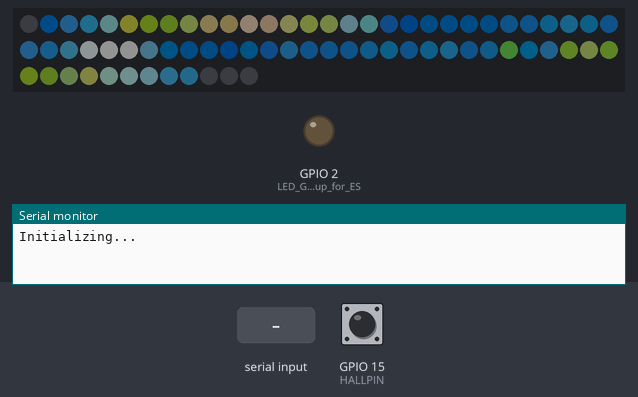
Bench run of a sketch on a simulated ESP32. Shown: 72 RGB LEDs in strip order, left to right, continuing on the next row, output pins drawn as LEDs (lit = HIGH), the last lines printed to the serial monitor. The inputs (shaded band) are chosen by the test bench; at power-on: GPIO 15 (HALLPIN) HIGH. Dim RGB values are drawn brighter than linear.

Above: at 0.95 s.
1.3 s: GPIO 15 (HALLPIN) pulled LOW for 0.15 s
At 1.49 s:
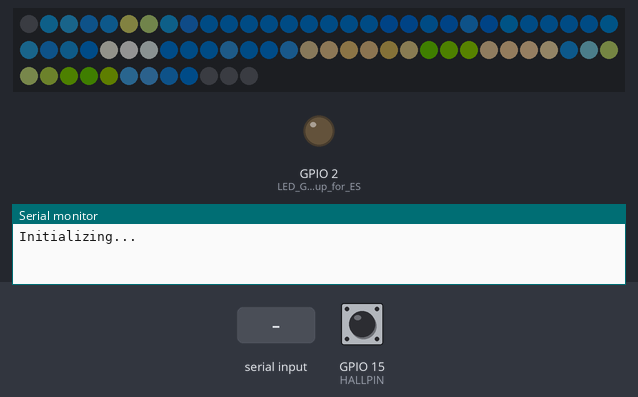
2.0 s: "soccer\n" received over Serial
3.8 s: GPIO 15 (HALLPIN) pulled LOW for 1 s
At 4.17 s:
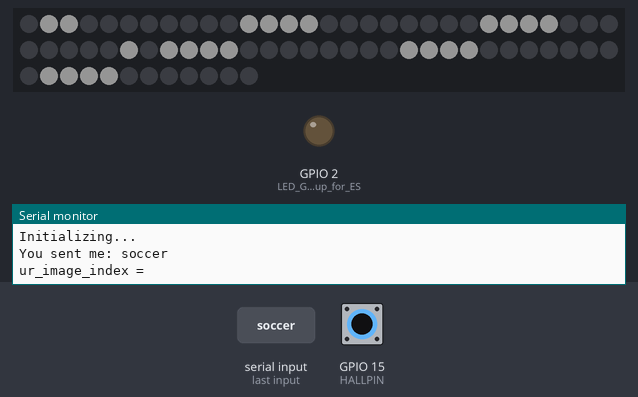
6.3 s: "earth\n" received over Serial
7.8 s: GPIO 15 (HALLPIN) pulled LOW for 0.15 s
At 7.95 s:
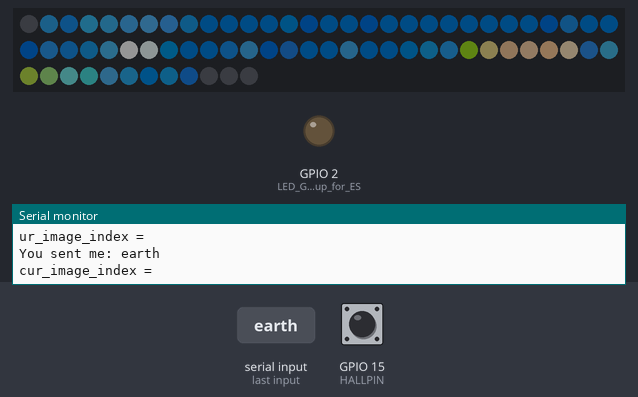
8.5 s: "tennis ball\n" received over Serial
At 8.75 s:
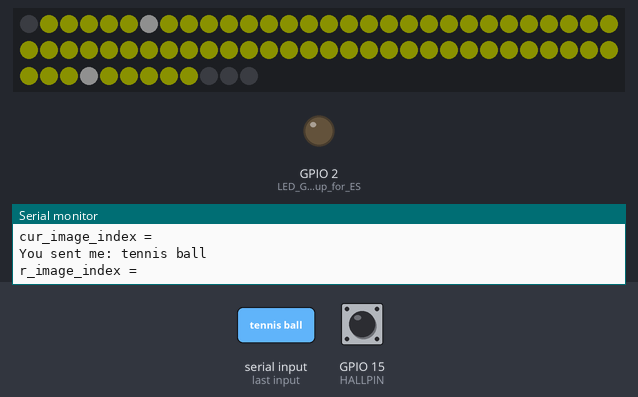
Timing chart, 0 to 11.3 s (numbered marks = the images above; inputs shaded):
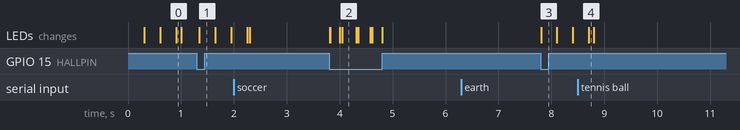

Measured:
- after the input at 1.3 s, the LEDs: change after 0.05 s (image 1)
- after the input at 3.8 s, the LEDs: first change at once (image 2 shows a later state)
- after the input at 7.8 s, the LEDs: change at once (image 3)
- after the input at 8.5 s, the LEDs: change after 0.21 s (image 4)

The sketch:

mercator.ino
```cpp
//Libraries needed
#include <Adafruit_DotStar.h>
#include <SPI.h>

// Include each of the images These are generated using genMatr.py.
#include "images/earth.h"
#include "images/soccer.h" // soccer ball
#include "images/tennisballmapping.h"
#include "images/laughing.h"
#include "images/potato.h" // pacman
#include "images/Cornell.h" // cornell logo
#include "images/Rpi.h" // rpi logo
#include "images/toy.h" // gutetama


//image struct
typedef struct _image_metadata {
  uint8_t* data;
  int columns;
  int rows;
} image_metadata;


#define MAKEIMAGE(_name, _columns, _rows) (image_metadata){ data: (uint8_t*)&_name[0], columns: _columns, rows: _rows, } //image setup

#define NUM_IMAGES 8 //total current images
image_metadata images[NUM_IMAGES] = {
  MAKEIMAGE(IMAGE_earth, IMAGE_COLUMNS_earth, IMAGE_ROWS_earth), // earth image
  MAKEIMAGE(IMAGE_soccer, IMAGE_COLUMNS_soccer, IMAGE_ROWS_soccer), // soccer image
  MAKEIMAGE(IMAGE_tennisballmapping, IMAGE_COLUMNS_tennisballmapping, IMAGE_ROWS_tennisballmapping), // tennis ball image
  MAKEIMAGE(IMAGE_laughing, IMAGE_COLUMNS_laughing, IMAGE_ROWS_laughing), // laughing emoji image
  MAKEIMAGE(IMAGE_potato, IMAGE_COLUMNS_potato, IMAGE_ROWS_potato), // Mr.Potato head image
  MAKEIMAGE(IMAGE_Cornell, IMAGE_COLUMNS_Cornell, IMAGE_ROWS_Cornell), // Cornell logo image
  MAKEIMAGE(IMAGE_Rpi, IMAGE_COLUMNS_Rpi, IMAGE_ROWS_Rpi), // Raspberry Pi logo image
  MAKEIMAGE(IMAGE_toy, IMAGE_COLUMNS_toy, IMAGE_ROWS_toy) // Alien triplets image

};

// Number of LEDs in the entire strip
#define NUMPIXELS 72
// ESP32 Data pin for the DotStar strip
#define DATAPIN    14
// Clock pin for the DotStar strip
#define CLOCKPIN   32
Adafruit_DotStar strip(NUMPIXELS, DATAPIN, CLOCKPIN, DOTSTAR_BGR);

// Input pin for the Hall effect sensor
#define HALLPIN  15


// Initial LED strip brightness value
#define BRIGHTNESS 20
// Number of columns displayed in a single revolution
#define NUM_COLUMNS 72

// Time in microsecoonds after which a failed Hall effect detection turns off the LEDs
#define IDLE_TIME 1000000 // (1 sec)
// Alpha parameter for EWMA calculation of revolution time
#define ALPHA 0.5
// If defined, only show pattern on the front LED strip (rather than on both front and back)
#define FRONT_STRIP_ONLY
// If defined, flash red when the motor is spinning too fast to display all columns in one revolution
#define WARN_IF_TOO_FAST
// Static offset for shifting pixel display in X and Y dimensions
#define X_SHIFT 0
#define Y_SHIFT 0
// Y-offset in pixels for back strip versus front strip
#define BACK_OFFSET 3
// Time in microseconds to trigger next longitudinal shift in the image
#define ROTATE_INTERVAL 10000

// Initialization of the variables needed
int started = 0;
int cur_hall = 0;
int cur_step = 0;
int cur_x_offset = 0;
uint32_t last_hall_time = 0;
uint32_t last_rotate_time = 0;
uint32_t last_clock_time = 0;
uint32_t last_button_time = 0;
uint32_t cycle_time = 0;
uint32_t per_column_time = 0;
uint32_t next_column_time = 0;

int cur_image_index; // change index value with UART
image_metadata *cur_image = &images[cur_image_index]; //current image pointer


//******************************************************************************* Helper Functions Below **************************************************************************************//


// Set all pixels to the given color.
void setAll(uint32_t color) {
  for (int i = 0; i < NUMPIXELS; i++) { //lloops through the entire LED strip length
    strip.setPixelColor(i, color); // sets color of each pixel
  }
  strip.show(); // broadcasts pixel color
}

uint32_t get_color(int x, int y) { // gets Color from the image header file
  if (x < 0 || x > cur_image->columns-1) return 0x0; // not within the dedicated columns, return no color
  if (y < 0 || y > cur_image->rows-1) return 0x0; // not within dedicated row, return no color
  int index = (y * cur_image->columns * 3) + (x * 3); // takes apart array in triplet sets representing RGB
  uint8_t* p = (uint8_t*)&cur_image->data[index]; // pointer gets pixel value according to triplet sets
  uint32_t* pv = (uint32_t*)p; // pointer to the array
  uint32_t pixel = (*pv) & 0xffffff; // pixel value from pointer
  return pixel;
}

void doPaint(uint32_t cur_time) { // paints and broadcasts LED colors
  if (cur_time < next_column_time) { //ring not spinning
    return; // exit function
  }

  int x = (cur_step - X_SHIFT + cur_x_offset) % NUM_COLUMNS; // x axis of our ring, based off of offsetted values which varies with motor
  int frontx = x; //front strip labeled
  int backx = (x + (NUM_COLUMNS/2)) % NUM_COLUMNS; // backstrip labeled and will start from the LED closest to the slip ring (LED[0])

  // Front strip.
  for (int i = 0; i < NUMPIXELS/2; i++) { //loops through half of the LED strip
    int y = (NUMPIXELS/2) - i;   // Swap y-axis of the front stip according to the array of colors from image header file
    strip.setPixelColor(i, get_color(frontx, y)); // uses library to set each pixel the color of the image array/header file
  }

  // Back strip.
  for (int i = NUMPIXELS/2; i < NUMPIXELS; i++) { //loops through half of the LED strip
    int y = i - (NUMPIXELS/2) + BACK_OFFSET; // Swap y-axis of the back strip according to the array of colors from image header file
    strip.setPixelColor(i, get_color(backx, y));
  }

  strip.show(); // displays the LED colors that are now done setting
  cur_step++; //increases current step to allow new column of pixels to be read from image file
  next_column_time = cur_time + per_column_time; // next column time updated accordingly (can be affected by motor speeds, hall effect sensor depends on motor speed)
}


//******************************************************************* SetUp and Main Loop Function Below **************************************************************************************//


void setup() {
  Serial.begin(9600); //UART baud rate, can be changed but Rpi side would need to be changed to match this value
  Serial.println("Initializing..."); // start up sequence

  pinMode(LED_BUILTIN, OUTPUT); // LED GPIO pin setup for ESP32
  pinMode(HALLPIN, INPUT_PULLUP); // hall effect sensor GPIO pin setup for ESP32

  last_hall_time = micros(); // sets time in microseconds (10^-6)
  next_column_time = micros(); // sets time in microseconds (10^-6)

  strip.begin(); // final intialization of the LED strip
  strip.show(); // shows the LED strip color(in this case always begins with LEDs all turned off, as no color was set previously
  strip.setBrightness(BRIGHTNESS); // sets brightness of the LEDs to 20
}


void loop() { // constant loop
  uint32_t cur_time = micros(); // current time in microseconds (10^-6)
  int hall = digitalRead(HALLPIN); // the hall pin value initially

  //UART BELOW
  if(Serial.available() >0) //constant polling of the Serial terminal
  {
    String data = Serial.readStringUntil('\n');//reading entire line sent from the Rpi
    Serial.print("You sent me: ");//retransmitting recevied message to notify the Rpi that message sent was successful
    Serial.println(data); //retransmitting received message
    if(data.equals("earth")) //different images sent from the Rpi --> default image is the Earth
    {
      cur_image_index = 0; //grab image from array of pre-made images
      Serial.println("cur_image_index =" + cur_image_index); //prints our image index as a placeholder
    }
    if(data.equals("soccer")) //soccer ball image
    {
      cur_image_index = 1;
      Serial.println("cur_image_index =" + cur_image_index);
    }
    if(data.equals("tennis ball")) // tennis ball image
    {
      cur_image_index = 2;
      Serial.println("cur_image_index =" + cur_image_index);
    }
    if(data.equals("laughing")) // laughing emoji image
    {
      cur_image_index = 3;
      Serial.println("cur_image_index =" + cur_image_index);
    }
    if(data.equals("potato")) // Mr.Potato head image
    {
      cur_image_index = 4;
      Serial.println("cur_image_index =" + cur_image_index);
    }
    if(data.equals("cornell")) // Cornell logo image
    {
      cur_image_index = 5;
      Serial.println("cur_image_index =" + cur_image_index);
    }
    if(data.equals("rpi")) // Rpi logo image
    {
      cur_image_index = 6;
      Serial.println("cur_image_index =" + cur_image_index);
    }
    if(data.equals("toy")) // Alien Triplets from ToyStory image
    {
      cur_image_index = 7;
      Serial.println("cur_image_index =" + cur_image_index);
    }
    cur_image = &images[cur_image_index]; // sets the newly updated image from UART to the current image to display on the ring
  }

  if (hall == LOW && cur_hall == 1) { // the transition from high to low of the hall effect sensor
    if (cur_time - last_hall_time > 10000) {  // Debounce.
      cur_hall = 0; // current hall value is low
      cur_step = 0; // Reset cycle of spinning
      // Estimates timing of the braodcasting of the LEDs to take into account of the irregularities of the motor spinning by conditioning on the hall effect sensor values
      cycle_time = (ALPHA * cycle_time) + ((1.0 - ALPHA) * (cur_time - last_hall_time)); //EWMA Calculation~:) uses a weighted estimate to generate a "accurate" prediction of cycle time
      per_column_time = (cycle_time / NUM_COLUMNS); // uses predicted cycle time to estimate column time
      next_column_time = cur_time - per_column_time; // uses predicted cycle time to estimate next column time
      last_hall_time = cur_time;

      #ifdef ROTATE_INTERVAL
      if (cur_time - last_rotate_time > ROTATE_INTERVAL) {
        last_rotate_time = cur_time;
      }
#endif
    }
  } else if (hall == HIGH && cur_hall == 0) { // transition of 1 revolution
    cur_hall = 1; // updates cur_hall to be high as hall's digital read is HIGH
#ifdef HALLDEBUG
    setAll(0x0); // debug when hall effect not sensed, turns off all LEDs
#endif
  }
#ifndef HALLDEBUG
  if (cur_time - last_hall_time < IDLE_TIME) { //when the hall effect sensor is detected within 1 second, need to display image
    doPaint(cur_time); // paints LEDs based on current time
  } else {
    setAll(0x0); // paints all LEDs to be off
  }
#endif

}
```

Source omitted: Cornell.h (data table, 46852 bytes), Rpi.h (data table, 46828 bytes), earth.h (data table, 46854 bytes), laughing.h (data table, 46858 bytes), potato.h (data table, 46846 bytes), soccer.h (data table, 46847 bytes), sballmapping.h (data table, 46926 bytes), toy.h (data table, 46828 bytes)
